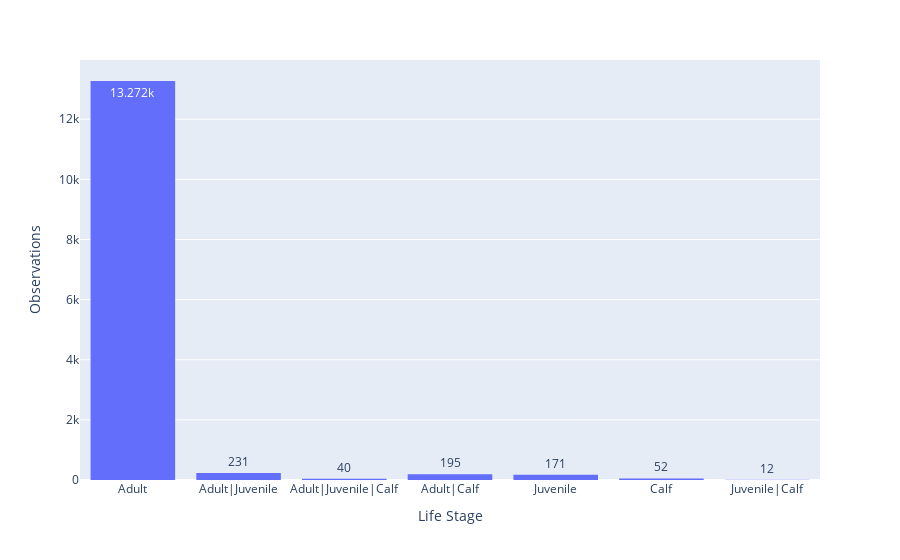

This figure's notebook cell:
### Code cell
fig = px.histogram(dw, x='Life stage', orientation='v',text_auto=True)
fig.update_layout(yaxis_title='Observations', xaxis_title='Life Stage')
fig.show()

### Figure 1 — Plotly figure (JSON) as saved in the notebook; plotly's stock layout.template omitted (floating-point values rounded to 4 significant figures; data arrays with more than 128 entries replaced by an {"elided": "..."} marker saying what was removed)
{"data": [{"alignmentgroup": "True", "bingroup": "x", "hovertemplate": "Life stage=%{x}<br>count=%{y}<extra></extra>", "legendgroup": "", "marker": {"color": "#636efa", "pattern": {"shape": ""}}, "name": "", "offsetgroup": "", "orientation": "v", "showlegend": false, "texttemplate": "%{value}", "type": "histogram", "x": {"elided": "13973 str values"}, "xaxis": "x", "yaxis": "y"}], "layout": {"barmode": "relative", "legend": {"tracegroupgap": 0}, "margin": {"t": 60}, "xaxis": {"anchor": "y", "domain": [0, 1], "title": {"text": "Life Stage"}}, "yaxis": {"anchor": "x", "domain": [0, 1], "title": {"text": "Observations"}}}}
